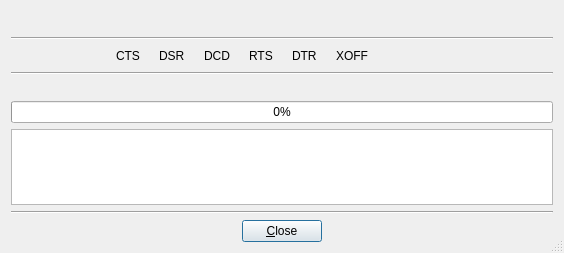
<?xml version="1.0" encoding="UTF-8"?>
<ui version="4.0">
 <class>SerialTransmissionDialog</class>
 <widget class="QDialog" name="SerialTransmissionDialog">
  <property name="windowModality">
   <enum>Qt::NonModal</enum>
  </property>
  <property name="geometry">
   <rect>
    <x>0</x>
    <y>0</y>
    <width>564</width>
    <height>253</height>
   </rect>
  </property>
  <property name="windowIcon">
   <iconset resource="application.qrc">
    <normaloff>:/images/serial.png</normaloff>:/images/serial.png</iconset>
  </property>
  <property name="sizeGripEnabled">
   <bool>true</bool>
  </property>
  <layout class="QVBoxLayout" name="verticalLayout">
   <item>
    <layout class="QHBoxLayout" name="horizontalLayout_2">
     <item>
      <spacer name="horizontalSpacer_6">
       <property name="orientation">
        <enum>Qt::Horizontal</enum>
       </property>
       <property name="sizeHint" stdset="0">
        <size>
         <width>40</width>
         <height>20</height>
        </size>
       </property>
      </spacer>
     </item>
     <item>
      <widget class="QLabel" name="connected1Label">
       <property name="toolTip">
        <string>Settings name</string>
       </property>
       <property name="text">
        <string/>
       </property>
      </widget>
     </item>
     <item>
      <widget class="QLabel" name="connectedLabel"/>
     </item>
     <item>
      <spacer name="horizontalSpacer_5">
       <property name="orientation">
        <enum>Qt::Horizontal</enum>
       </property>
       <property name="sizeHint" stdset="0">
        <size>
         <width>40</width>
         <height>20</height>
        </size>
       </property>
      </spacer>
     </item>
    </layout>
   </item>
   <item>
    <widget class="Line" name="line">
     <property name="orientation">
      <enum>Qt::Horizontal</enum>
     </property>
    </widget>
   </item>
   <item>
    <layout class="QHBoxLayout" name="horizontalLayout_3">
     <item>
      <spacer name="horizontalSpacer_3">
       <property name="orientation">
        <enum>Qt::Horizontal</enum>
       </property>
       <property name="sizeType">
        <enum>QSizePolicy::MinimumExpanding</enum>
       </property>
       <property name="sizeHint" stdset="0">
        <size>
         <width>5</width>
         <height>20</height>
        </size>
       </property>
      </spacer>
     </item>
     <item>
      <widget class="QLabel" name="ctsLabel">
       <property name="enabled">
        <bool>false</bool>
       </property>
       <property name="maximumSize">
        <size>
         <width>16</width>
         <height>16777215</height>
        </size>
       </property>
       <property name="toolTip">
        <string>Clear To Send</string>
       </property>
       <property name="text">
        <string/>
       </property>
       <property name="pixmap">
        <pixmap resource="application.qrc">:/images/led.png</pixmap>
       </property>
      </widget>
     </item>
     <item>
      <widget class="QLabel" name="LedLabel11">
       <property name="enabled">
        <bool>true</bool>
       </property>
       <property name="toolTip">
        <string>Clear To Send</string>
       </property>
       <property name="text">
        <string>CTS</string>
       </property>
      </widget>
     </item>
     <item>
      <widget class="QLabel" name="dsrLabel">
       <property name="enabled">
        <bool>false</bool>
       </property>
       <property name="maximumSize">
        <size>
         <width>16</width>
         <height>16777215</height>
        </size>
       </property>
       <property name="toolTip">
        <string>Data Set Ready </string>
       </property>
       <property name="text">
        <string/>
       </property>
       <property name="pixmap">
        <pixmap resource="application.qrc">:/images/led.png</pixmap>
       </property>
      </widget>
     </item>
     <item>
      <widget class="QLabel" name="LedLabel22">
       <property name="enabled">
        <bool>true</bool>
       </property>
       <property name="toolTip">
        <string>Data Set Ready </string>
       </property>
       <property name="text">
        <string>DSR</string>
       </property>
      </widget>
     </item>
     <item>
      <widget class="QLabel" name="dcdLabel">
       <property name="enabled">
        <bool>false</bool>
       </property>
       <property name="maximumSize">
        <size>
         <width>16</width>
         <height>16777215</height>
        </size>
       </property>
       <property name="toolTip">
        <string>Data Carrier Detect</string>
       </property>
       <property name="text">
        <string/>
       </property>
       <property name="pixmap">
        <pixmap resource="application.qrc">:/images/led.png</pixmap>
       </property>
      </widget>
     </item>
     <item>
      <widget class="QLabel" name="LedLabel33">
       <property name="enabled">
        <bool>true</bool>
       </property>
       <property name="toolTip">
        <string>Data Carrier Detect</string>
       </property>
       <property name="text">
        <string>DCD</string>
       </property>
      </widget>
     </item>
     <item>
      <widget class="QLabel" name="rtsLabel">
       <property name="enabled">
        <bool>false</bool>
       </property>
       <property name="maximumSize">
        <size>
         <width>16</width>
         <height>16777215</height>
        </size>
       </property>
       <property name="toolTip">
        <string>Request To Send</string>
       </property>
       <property name="text">
        <string/>
       </property>
       <property name="pixmap">
        <pixmap resource="application.qrc">:/images/led.png</pixmap>
       </property>
      </widget>
     </item>
     <item>
      <widget class="QLabel" name="LedLabel44">
       <property name="enabled">
        <bool>true</bool>
       </property>
       <property name="toolTip">
        <string>Request To Send</string>
       </property>
       <property name="text">
        <string>RTS</string>
       </property>
      </widget>
     </item>
     <item>
      <widget class="QLabel" name="dtrLabel">
       <property name="enabled">
        <bool>false</bool>
       </property>
       <property name="maximumSize">
        <size>
         <width>16</width>
         <height>16777215</height>
        </size>
       </property>
       <property name="toolTip">
        <string>Data Terminal Ready</string>
       </property>
       <property name="statusTip">
        <string/>
       </property>
       <property name="text">
        <string/>
       </property>
       <property name="pixmap">
        <pixmap resource="application.qrc">:/images/led.png</pixmap>
       </property>
      </widget>
     </item>
     <item>
      <widget class="QLabel" name="LedLabel55_2">
       <property name="enabled">
        <bool>true</bool>
       </property>
       <property name="toolTip">
        <string>Data Terminal Ready</string>
       </property>
       <property name="text">
        <string>DTR</string>
       </property>
      </widget>
     </item>
     <item>
      <widget class="QLabel" name="xoff1Label">
       <property name="enabled">
        <bool>false</bool>
       </property>
       <property name="sizePolicy">
        <sizepolicy hsizetype="Fixed" vsizetype="Fixed">
         <horstretch>0</horstretch>
         <verstretch>0</verstretch>
        </sizepolicy>
       </property>
       <property name="maximumSize">
        <size>
         <width>16</width>
         <height>16777215</height>
        </size>
       </property>
       <property name="toolTip">
        <string>Data Terminal Ready</string>
       </property>
       <property name="statusTip">
        <string/>
       </property>
       <property name="text">
        <string/>
       </property>
       <property name="pixmap">
        <pixmap resource="application.qrc">:/images/led.png</pixmap>
       </property>
      </widget>
     </item>
     <item>
      <widget class="QLabel" name="xoffLabel">
       <property name="enabled">
        <bool>true</bool>
       </property>
       <property name="toolTip">
        <string>Data Terminal Ready</string>
       </property>
       <property name="text">
        <string>XOFF</string>
       </property>
      </widget>
     </item>
     <item>
      <spacer name="horizontalSpacer_7">
       <property name="orientation">
        <enum>Qt::Horizontal</enum>
       </property>
       <property name="sizeHint" stdset="0">
        <size>
         <width>40</width>
         <height>20</height>
        </size>
       </property>
      </spacer>
     </item>
     <item>
      <spacer name="horizontalSpacer_4">
       <property name="orientation">
        <enum>Qt::Horizontal</enum>
       </property>
       <property name="sizeType">
        <enum>QSizePolicy::MinimumExpanding</enum>
       </property>
       <property name="sizeHint" stdset="0">
        <size>
         <width>5</width>
         <height>20</height>
        </size>
       </property>
      </spacer>
     </item>
    </layout>
   </item>
   <item>
    <widget class="Line" name="line_5">
     <property name="orientation">
      <enum>Qt::Horizontal</enum>
     </property>
    </widget>
   </item>
   <item>
    <layout class="QHBoxLayout" name="horizontalLayout_4">
     <item>
      <widget class="QLabel" name="modeLabel">
       <property name="sizePolicy">
        <sizepolicy hsizetype="Minimum" vsizetype="Preferred">
         <horstretch>0</horstretch>
         <verstretch>0</verstretch>
        </sizepolicy>
       </property>
       <property name="text">
        <string/>
       </property>
      </widget>
     </item>
     <item>
      <widget class="QLabel" name="label">
       <property name="sizePolicy">
        <sizepolicy hsizetype="Expanding" vsizetype="Preferred">
         <horstretch>0</horstretch>
         <verstretch>0</verstretch>
        </sizepolicy>
       </property>
       <property name="text">
        <string/>
       </property>
      </widget>
     </item>
    </layout>
   </item>
   <item>
    <widget class="QProgressBar" name="progressBar">
     <property name="value">
      <number>0</number>
     </property>
    </widget>
   </item>
   <item>
    <widget class="QPlainTextEdit" name="plainTextEdit">
     <property name="sizePolicy">
      <sizepolicy hsizetype="Expanding" vsizetype="Expanding">
       <horstretch>0</horstretch>
       <verstretch>0</verstretch>
      </sizepolicy>
     </property>
     <property name="font">
      <font>
       <family>Courier 10 Pitch</family>
       <pointsize>9</pointsize>
      </font>
     </property>
     <property name="autoFillBackground">
      <bool>false</bool>
     </property>
     <property name="sizeAdjustPolicy">
      <enum>QAbstractScrollArea::AdjustIgnored</enum>
     </property>
     <property name="undoRedoEnabled">
      <bool>false</bool>
     </property>
     <property name="lineWrapMode">
      <enum>QPlainTextEdit::NoWrap</enum>
     </property>
     <property name="readOnly">
      <bool>true</bool>
     </property>
     <property name="plainText">
      <string/>
     </property>
    </widget>
   </item>
   <item>
    <widget class="Line" name="bottomLine">
     <property name="orientation">
      <enum>Qt::Horizontal</enum>
     </property>
    </widget>
   </item>
   <item>
    <layout class="QHBoxLayout" name="horizontalLayout">
     <item>
      <spacer name="horizontalSpacer_2">
       <property name="orientation">
        <enum>Qt::Horizontal</enum>
       </property>
       <property name="sizeHint" stdset="0">
        <size>
         <width>40</width>
         <height>20</height>
        </size>
       </property>
      </spacer>
     </item>
     <item>
      <widget class="QPushButton" name="cancelButton">
       <property name="text">
        <string>&amp;Close</string>
       </property>
       <property name="icon">
        <iconset resource="application.qrc">
         <normaloff>:/images/cancel.png</normaloff>:/images/cancel.png</iconset>
       </property>
       <property name="autoDefault">
        <bool>true</bool>
       </property>
       <property name="default">
        <bool>true</bool>
       </property>
      </widget>
     </item>
     <item>
      <spacer name="horizontalSpacer">
       <property name="orientation">
        <enum>Qt::Horizontal</enum>
       </property>
       <property name="sizeHint" stdset="0">
        <size>
         <width>40</width>
         <height>20</height>
        </size>
       </property>
      </spacer>
     </item>
    </layout>
   </item>
  </layout>
 </widget>
 <resources>
  <include location="application.qrc"/>
 </resources>
 <connections/>
</ui>
